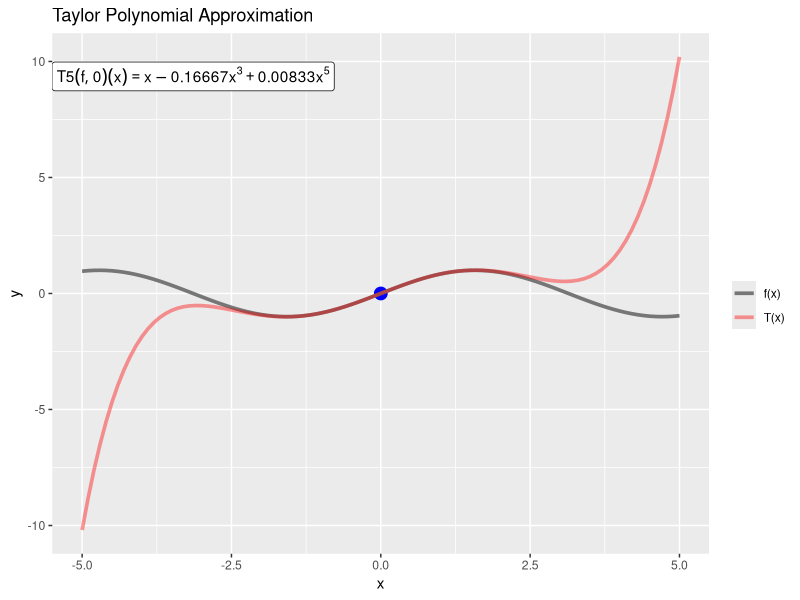
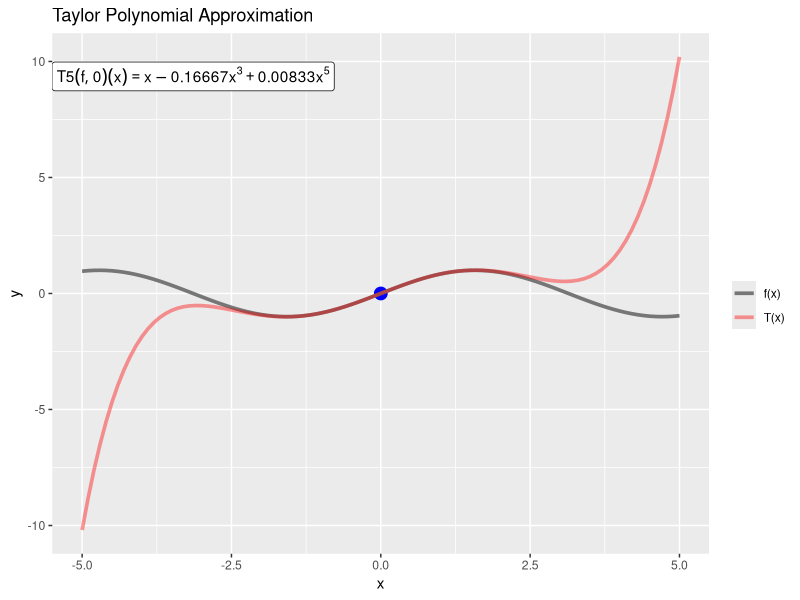

The R script that drew these images, in order:
if(!require(pracma))install.packages("pracma");library(pracma)
if(!require(ggplot2))install.packages("ggplot2");library(ggplot2)
if(!require(polynom))install.packages("polynom");library(polynom)

#TAYLOR APPROXIMATION
#Local polynomial approximation through Taylor series, returns taylor polynomial 
#ADD LEGEND AND EXPRESSION OF TAYL POLY
tayl_app<-function(f,a,k){
  x<-a
  y<-f(a)
  dat<-data.frame(cbind(x,y))
  coefi<-rev(taylor(f,a,n=k))
  coefi<-round(coefi,digits=5)
  g<-polynomial(coefi)
  label<-paste0("T",paste(k),"(f,",paste(a),")(x)==",paste(g))
  print(as.character(g))
  g<-as.function(g)
  plot<-ggplot(dat, aes(x=x, y=y)) + ggtitle("Taylor Polynomial Approximation")+
    geom_point(size=4, col='blue') +
    stat_function(fun = f, size=1.25,aes(colour = "f(x)")) + 
    stat_function(fun = g, size=1.25,alpha=0.4,aes(colour = "T(x)"))+
    #scale_colour_manual("Lgend title", values = c("purple", "blue"))+
    xlim(a-5,a+5)+
    annotate("label",x=-Inf,y=Inf,hjust=0,vjust=2,label = label,parse = TRUE)+
    scale_colour_manual("", values = c("#767676","red"))
  print(plot)
  ggsave(filename=paste("taylor.pdf"), plot=plot,path="C:\\Users\\urska\\Desktop\\Numerical Intr Course\\R codes")
  assign("taylor_poly",g, envir = .GlobalEnv)
  return(invisible())
}

tayl_app(sin,0,5)

#tayl_app(exp,0,6)
